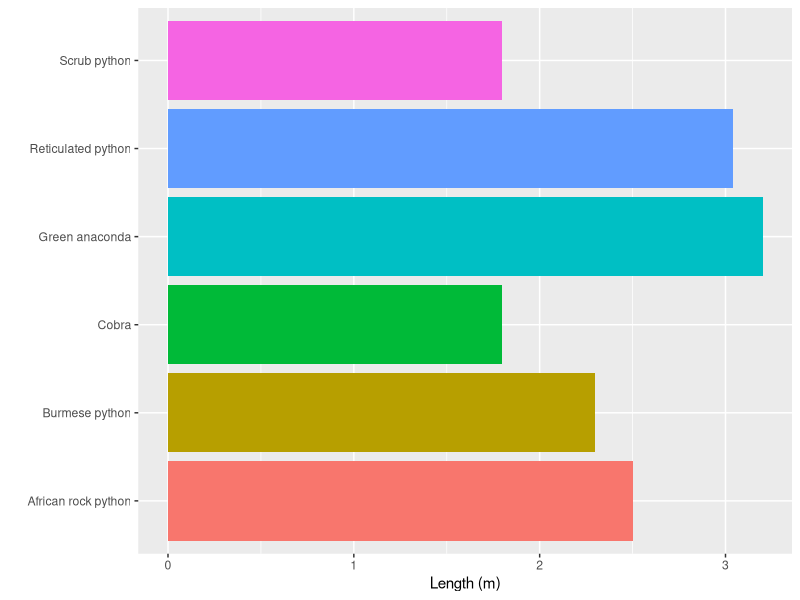

This figure's R source:
## ---- chunk 1
knitr::opts_chunk$set(echo = TRUE)
## ---- chunk 2
library(tidyverse)

# https://en.wikipedia.org/wiki/List_of_largest_snakes
# https://en.wikipedia.org/wiki/Naja
snakedf <- tribble(~Snake, ~size, 
        "Green anaconda", 3.2,
        "Burmese python", 2.3,
        "Reticulated python", 3.04,
        "African rock python", 2.5,
        "Scrub python", 1.8,
        "Cobra", 1.8)

ggplot(data = snakedf) + 
  geom_bar(aes(x = Snake, y = size, fill = Snake), stat = "identity") + 
  coord_flip() + 
  scale_fill_discrete(guide = F) + 
  xlab("") + ylab("Length (m)")
